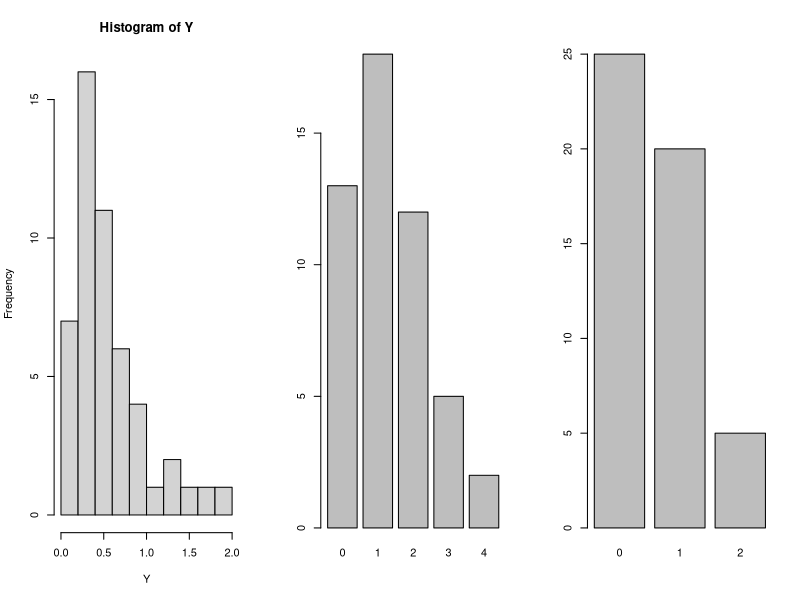
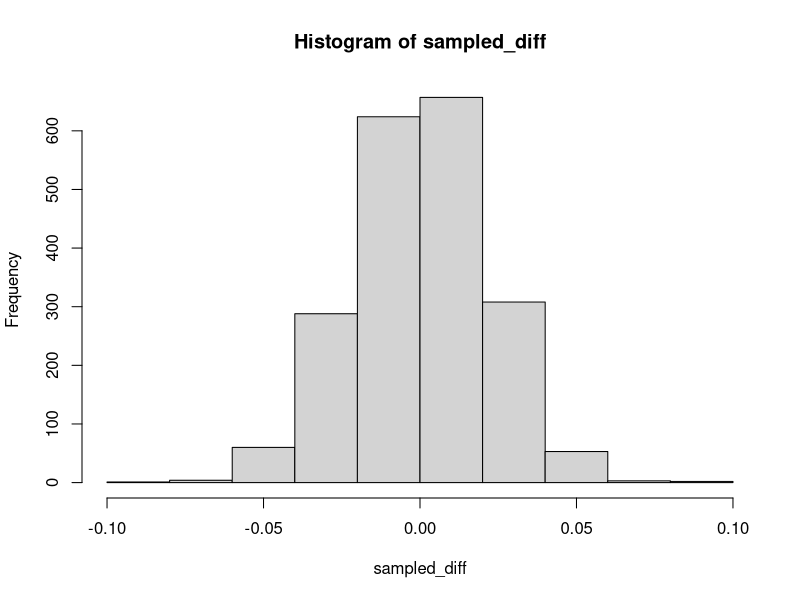

The R source for these figures, in order:
## ---- chunk 1
#| echo: false
#| message: false
#| warning: false
library(knitr)
# library(reticulate)
# venv_paths <- read.csv("venv_paths.csv")
# id <- match(Sys.info()["nodename"], venv_paths$nodename)
# use_virtualenv(venv_paths$path[id])
## ---- chunk 2
#| fig-align: center
#R 
set.seed(2137)

opar <- par(mfrow=c(1,3))
Y <- rgamma(50, 2, 3)
hist(Y)

W <- rpois(50, 1.3) # 50 obs from Pois(1.3)
barplot(table(W))

Z <- rbinom(50, size=2, 0.3) # 50 obs from Binom(2, 0.3)
barplot(table(Z))

par(opar)

## ---- chunk 3
set.seed(2138)
X <- runif(50000, 0, 1)
hX <- exp(2*X)
(mc_est <- mean(hX))
## ---- chunk 4
# R 
set.seed(2139)
output_vec <- rep(0, length=100)
n <- 20
lambda <- 0.5
for(i in 1:length(output_vec)) {
  X <- rpois(n, .5)
  Xbar <- mean(X)
  s <- sd(X)
  t <- qt(0.975, n-1)
  CI <- c(Xbar - t*s/sqrt(n), Xbar + t*s/sqrt(n))
  if(CI[1] < lambda & CI[2] > lambda) {
    output_vec[i] <- 1
  }
}
mean(output_vec)
## ---- chunk 5
generate_one_test <- function(n=100) {
  X <- rnorm(n)
  Y <- rnorm(n)
  t_test <- t.test(X, Y,var.equal = TRUE)
  # extract the p-value from the t_test
  if(t_test$p.value < 0.10) 
    return(1L) 
  else 
    return(0L)
}

set.seed(11)
output_vec <- vapply(1:2000, 
                     function(x) generate_one_test(), 
                     1L)
mean(output_vec)
## ---- chunk 6
# R code to estimate the expected daily profit
set.seed(2141)
n <- 10000
X <- rgamma(n, 100, rate=1/100)
hX <- ifelse(X >= 11000, 11000, floor(X) + (11000 - floor(X)) * (-0.25))
#mean(hX)

# 90% CI for the mean
s <- sd(hX)
q1 <- qnorm(0.95)
CI <- c(mean(hX) - q1*s/sqrt(n), mean(hX) + q1*s/sqrt(n))
cat("The 90% CI for the mean is (", format(CI[1], digits=2, nsmall=2), ", ", 
    format(CI[2], digits=2, nsmall=2), ").\n", sep="")
## ---- chunk 7
abl <- read.csv("data/abalone_sub.csv")
x <- abl$viscera[abl$gender == "M"]
y <- abl$viscera[abl$gender == "F"]

t.test(x, y, var.equal=TRUE)
## ---- chunk 8
#| fig-align: center
#| 
d1 <- mean(x)  - mean(y)
print(d1)

generate_one_perm <- function(x, y) {
  n1 <- length(x)
  n2 <- length(y)
  xy <- c(x,y)
  xy_sample <- sample(xy)
  d1 <- mean(xy_sample[1:n1]) - mean(xy_sample[-(1:n1)])
  d1
}
sampled_diff <- replicate(2000, generate_one_perm(x,y))
hist(sampled_diff)

(p_val <- 2*mean(sampled_diff > d1))
## ---- chunk 9
library(MASS)

mean(chem)
t.test(chem)
## [1] 4.280417
## ---- chunk 10
library(boot)

stat_fn <- function(d, i) {
  b <- mean(d[i], trim=0.1)
  b
}
boot_out <- boot(chem, stat_fn, R = 1999, stype="i")
# Returns two types of bootstrap intervals:
boot.ci(boot.out = boot_out, type=c("perc", "bca"))
